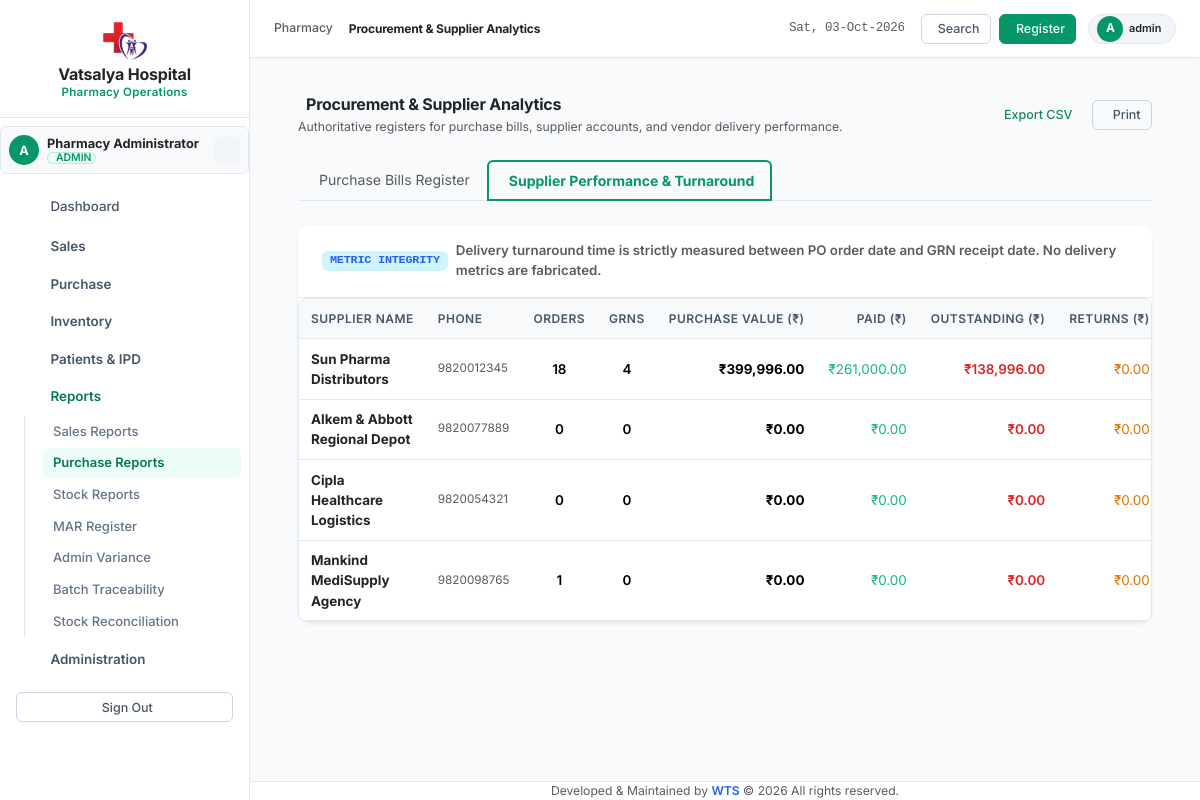
Page /modules/reports/purchases.php?tab=performance (signed in) on the committed database.
### tables this page shows
CREATE TABLE `pharmacy_suppliers` (
  `supplier_id` int(11) NOT NULL AUTO_INCREMENT,
  `supplier_code` varchar(50) DEFAULT NULL,
  `supplier_name` varchar(150) NOT NULL,
  `legal_name` varchar(150) DEFAULT NULL,
  `contact_person` varchar(100) DEFAULT NULL,
  `phone` varchar(30) DEFAULT NULL,
  `alternate_mobile` varchar(30) DEFAULT NULL,
  `email` varchar(100) DEFAULT NULL,
  `address` text DEFAULT NULL,
  `city` varchar(100) DEFAULT NULL,
  `state` varchar(100) DEFAULT NULL,
  `pincode` varchar(20) DEFAULT NULL,
  `gstin` varchar(25) DEFAULT NULL,
  `pan` varchar(20) DEFAULT NULL,
  `drug_licence_no` varchar(100) DEFAULT NULL,
  `drug_licence_type` varchar(50) DEFAULT NULL,
  `licence_expiry_date` date DEFAULT NULL,
  `supplier_type` varchar(50) NOT NULL DEFAULT 'Distributor',
  `payment_terms` varchar(100) DEFAULT NULL,
  `credit_days` int(11) NOT NULL DEFAULT 30,
  `credit_limit` decimal(12,2) NOT NULL DEFAULT 0.00,
  `opening_balance` decimal(12,2) NOT NULL DEFAULT 0.00,
  `bank_name` varchar(100) DEFAULT NULL,
  `bank_account_no` varchar(50) DEFAULT NULL,
  `bank_ifsc` varchar(20) DEFAULT NULL,
  `status` enum('Active','Inactive','Blocked') NOT NULL DEFAULT 'Active',
  `notes` text DEFAULT NULL,
  `created_by` int(11) DEFAULT NULL,
  `updated_by` int(11) DEFAULT NULL,
  `created_at` datetime NOT NULL DEFAULT current_timestamp(),
  `updated_at` datetime NOT NULL DEFAULT current_timestamp() ON UPDATE current_timestamp(),
  PRIMARY KEY (`supplier_id`),
  UNIQUE KEY `uq_supplier_code` (`supplier_code`),
  KEY `idx_supplier_name` (`supplier_name`),
  KEY `idx_phone` (`phone`),
  KEY `idx_gstin` (`gstin`),
  KEY `idx_status` (`status`)
);

### modules/reports/purchases.php (the view, shortened to what the rows shown need)
<?php
require_once __DIR__ . '/../../config/session.php';
require_once __DIR__ . '/../../app/Services/AnalyticsService.php';
$analyticsService = new AnalyticsService($pdo);
$tab = $_GET['tab'] ?? 'invoices';
$preset = $_GET['range'] ?? 'this_month';
$customStart = $_GET['start_date'] ?? null;
$customEnd = $_GET['end_date'] ?? null;
$rangeBounds = AnalyticsService::getDateRangeBounds($preset, $customStart, $customEnd);
$startDate = $rangeBounds['start_date'];
$endDate = $rangeBounds['end_date'];
$supplierId = !empty($_GET['supplier_id']) ? (int)$_GET['supplier_id'] : null;
$suppliers = $pdo->query("SELECT supplier_id, supplier_name FROM pharmacy_suppliers ORDER BY supplier_name ASC")->fetchAll(PDO::FETCH_ASSOC);
include __DIR__ . '/../../includes/header.php';
include __DIR__ . '/../../includes/sidebar.php';
include __DIR__ . '/../../includes/navbar.php';
?>
<div class="container-fluid px-4 py-3">
    <?php if ($tab === 'invoices'): ?>
        <div class="card border-0 shadow-sm rounded-4 mb-4">
            <div class="card-body p-3">
                <form method="GET" class="row g-2 align-items-center">
                    <input type="hidden" name="tab" value="invoices">
                    <div class="col-md-3">
                        <label class="small text-muted mb-1">Period Preset</label>
                        <select name="range" class="form-select form-select-sm" onchange="this.value === 'custom' ? document.getElementById('customDates').classList.remove('d-none') : this.form.submit()">
                            <option value="today" <?= $preset === 'today' ? 'selected' : '' ?>>Today</option>
                            <option value="yesterday" <?= $preset === 'yesterday' ? 'selected' : '' ?>>Yesterday</option>
                            <option value="this_week" <?= $preset === 'this_week' ? 'selected' : '' ?>>This Week</option>
                            <option value="this_month" <?= $preset === 'this_month' ? 'selected' : '' ?>>This Month</option>
                            <option value="prev_month" <?= $preset === 'prev_month' ? 'selected' : '' ?>>Previous Month</option>
                            <option value="this_quarter" <?= $preset === 'this_quarter' ? 'selected' : '' ?>>This Quarter</option>
                            <option value="this_year" <?= $preset === 'this_year' ? 'selected' : '' ?>>This Year</option>
                            <option value="custom" <?= $preset === 'custom' ? 'selected' : '' ?>>Custom Range...</option>
                        </select>
                    </div>
                    <div id="customDates" class="col-md-4 <?= $preset === 'custom' ? '' : 'd-none' ?>">
                        <label class="small text-muted mb-1">From - To</label>
                        <div class="d-flex gap-1 align-items-center">
                            <input type="date" name="start_date" class="form-control form-control-sm" value="<?= htmlspecialchars($startDate) ?>">
                            <span>-</span>
                            <input type="date" name="end_date" class="form-control form-control-sm" value="<?= htmlspecialchars($endDate) ?>">
                        </div>
                    </div>
                    <div class="col-md-3">
                        <label class="small text-muted mb-1">Supplier</label>
                        <select name="supplier_id" class="form-select form-select-sm" onchange="this.form.submit()">
                            <option value="">All Suppliers</option>
                            <?php foreach ($suppliers as $s): ?>
                                <option value="<?= $s['supplier_id'] ?>" <?= $supplierId === (int)$s['supplier_id'] ? 'selected' : '' ?>>
                                    <?= htmlspecialchars($s['supplier_name']) ?>
                                </option>
                            <?php endforeach; ?>
                        </select>
                    </div>
                    <div class="col-md-2 d-flex align-items-end">
                        <button type="submit" class="btn btn-sm btn-emerald w-100"><i class="ti ti-filter me-1"></i>Filter</button>
                    </div>
                </form>
            </div>
        </div>
        <?php
        $where = ["pi.invoice_date BETWEEN ? AND ?", "pi.payment_status != 'CANCELLED'"];
        $params = [$startDate, $endDate];
        if ($supplierId) {
            $where[] = "pi.supplier_id = ?";
            $params[] = $supplierId;
        }
        $sql = "
            SELECT pi.invoice_id, pi.invoice_number, pi.supplier_invoice_no, s.supplier_name, pi.invoice_date,
                   pi.taxable_amount, pi.discount_amount, pi.gst_amount, pi.grand_total,
                   pi.amount_paid, pi.outstanding_amount, pi.payment_status, g.grn_number
            FROM pharmacy_purchase_invoices pi
            JOIN pharmacy_suppliers s ON pi.supplier_id = s.supplier_id
            LEFT JOIN pharmacy_grn g ON pi.grn_id = g.grn_id
            WHERE " . implode(' AND ', $where) . "
            ORDER BY pi.invoice_date DESC
            LIMIT 100
        ";
        $stmt = $pdo->prepare($sql);
        $stmt->execute($params);
        $invoices = $stmt->fetchAll(PDO::FETCH_ASSOC);
        ?>
        <div class="card border-0 shadow-sm rounded-4">
            <div class="card-body p-0">
                <div class="table-responsive">
                    <table class="table table-hover align-middle mb-0">
                        <thead class="table-light small text-uppercase text-muted">
                            <tr>
                                <th>Invoice No</th>
                                <th>Supplier Bill No</th>
                                <th>Supplier</th>
                                <th>Date</th>
                                <th class="text-end">Taxable (₹)</th>
                                <th class="text-end">GST (₹)</th>
                                <th class="text-end">Total (₹)</th>
                                <th class="text-end">Paid (₹)</th>
                                <th class="text-end">Due (₹)</th>
                                <th>Status</th>
                            </tr>
                        </thead>
                        <tbody>
                            <?php if (empty($invoices)): ?>
                                <tr><td colspan="10" class="text-center py-4 text-muted">No purchase invoices found for this criteria.</td></tr>
                            <?php else: ?>
                                <?php foreach ($invoices as $inv): ?>
                                    <tr>
                                        <td class="fw-bold font-monospace"><?= htmlspecialchars($inv['invoice_number']) ?></td>
                                        <td class="font-monospace text-muted"><?= htmlspecialchars($inv['supplier_invoice_no']) ?></td>
                                        <td class="fw-semibold text-dark"><?= htmlspecialchars($inv['supplier_name']) ?></td>
                                        <td><?= htmlspecialchars($inv['invoice_date']) ?></td>
                                        <td class="text-end">₹<?= number_format((float)$inv['taxable_amount'], 2) ?></td>
                                        <td class="text-end">₹<?= number_format((float)$inv['gst_amount'], 2) ?></td>
                                        <td class="text-end fw-bold text-dark">₹<?= number_format((float)$inv['grand_total'], 2) ?></td>
                                        <td class="text-end text-success fw-semibold">₹<?= number_format((float)$inv['amount_paid'], 2) ?></td>
                                        <td class="text-end text-danger fw-semibold">₹<?= number_format((float)$inv['outstanding_amount'], 2) ?></td>
                                        <td>
                                            <span class="badge bg-<?= $inv['payment_status'] === 'PAID' ? 'success' : ($inv['payment_status'] === 'PARTIALLY_PAID' ? 'warning' : 'danger') ?>-subtle text-<?= $inv['payment_status'] === 'PAID' ? 'success' : ($inv['payment_status'] === 'PARTIALLY_PAID' ? 'warning' : 'danger') ?>">
                                                <?= htmlspecialchars($inv['payment_status']) ?>
                                            </span>
                                        </td>
                                    </tr>
                                <?php endforeach; ?>
                            <?php endif; ?>
                        </tbody>
                    </table>
                </div>
            </div>
        </div>
    <?php elseif ($tab === 'performance'): ?>
        <?php $perf = $analyticsService->getSupplierPerformance(); ?>
        <div class="card border-0 shadow-sm rounded-4">
            <div class="card-body p-0">
                <div class="table-responsive">
                    <table class="table table-hover align-middle mb-0">
                        <thead class="table-light small text-uppercase text-muted">
                            <tr>
                                <th>Supplier Name</th>
                                <th>Phone</th>
                                <th class="text-center">Orders</th>
                                <th class="text-center">GRNs</th>
                                <th class="text-end">Purchase Value (₹)</th>
                                <th class="text-end">Paid (₹)</th>
                                <th class="text-end">Outstanding (₹)</th>
                                <th class="text-end">Returns (₹)</th>
                            </tr>
                        </thead>
                        <tbody>
                            <?php if (empty($perf)): ?>
                                <tr><td colspan="9" class="text-center py-4 text-muted">No supplier records available.</td></tr>
                            <?php else: ?>
                                <?php foreach ($perf as $p): ?>
                                    <tr>
                                        <td class="fw-bold text-dark"><?= htmlspecialchars($p['supplier_name']) ?></td>
                                        <td class="text-muted small"><?= htmlspecialchars($p['phone'] ?? 'N/A') ?></td>
                                        <td class="text-center fw-semibold"><?= (int)$p['total_pos'] ?></td>
                                        <td class="text-center fw-semibold"><?= (int)$p['total_grns'] ?></td>
                                        <td class="text-end fw-bold">₹<?= number_format((float)$p['purchase_value'], 2) ?></td>
                                        <td class="text-end text-success">₹<?= number_format((float)$p['paid'], 2) ?></td>
                                        <td class="text-end text-danger fw-semibold">₹<?= number_format((float)$p['outstanding'], 2) ?></td>
                                        <td class="text-end text-warning">₹<?= number_format((float)$p['returns'], 2) ?></td>
                                    </tr>
                                <?php endforeach; ?>
                            <?php endif; ?>
                        </tbody>
                    </table>
                </div>
            </div>
        </div>
    <?php endif; ?>
</div>
<?php
include __DIR__ . '/../../includes/footer.php';
?>

### rows in the picture
pharmacy_suppliers: supplier_name "Sun Pharma Distributors", phone "9820012345", total_pos "18", total_grns "4", purchase_value "399,996.00", paid "261,000.00", outstanding "138,996.00", returns "0.00"
pharmacy_suppliers: supplier_name "Alkem & Abbott Regional Depot", phone "9820077889", total_pos "0", total_grns "0", purchase_value "0.00", paid "0.00", outstanding "0.00", returns "0.00"
pharmacy_suppliers: supplier_name "Cipla Healthcare Logistics", phone "9820054321", total_pos "0", total_grns "0", purchase_value "0.00", paid "0.00", outstanding "0.00", returns "0.00"
pharmacy_suppliers: supplier_name "Mankind MediSupply Agency", phone "9820098765", total_pos "1", total_grns "0", purchase_value "0.00", paid "0.00", outstanding "0.00", returns "0.00"

### other values in the picture
substr($user['username'] ?? 'P', 0, 1) "A"
$user['full_name'] "Pharmacy Administrator"
$user['role_name'] "ADMIN"
$page_title "Procurement & Supplier Analytics"
$user['username'] "admin"
